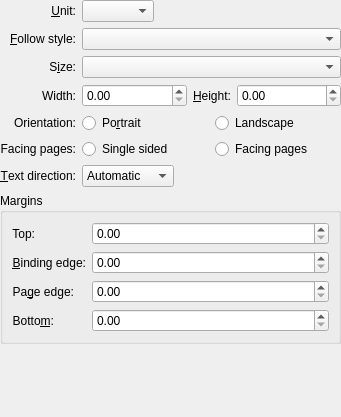
<?xml version="1.0" encoding="UTF-8"?>
<ui version="4.0">
 <class>KoPageLayoutWidget</class>
 <widget class="QWidget" name="KoPageLayoutWidget">
  <property name="geometry">
   <rect>
    <x>0</x>
    <y>0</y>
    <width>341</width>
    <height>417</height>
   </rect>
  </property>
  <layout class="QVBoxLayout">
   <property name="leftMargin">
    <number>0</number>
   </property>
   <property name="topMargin">
    <number>0</number>
   </property>
   <property name="rightMargin">
    <number>0</number>
   </property>
   <property name="bottomMargin">
    <number>0</number>
   </property>
   <item>
    <layout class="QGridLayout" name="gridLayout" columnstretch="0,1,1">
     <property name="leftMargin">
      <number>0</number>
     </property>
     <property name="topMargin">
      <number>0</number>
     </property>
     <property name="rightMargin">
      <number>0</number>
     </property>
     <property name="bottomMargin">
      <number>0</number>
     </property>
     <item row="0" column="0">
      <widget class="QLabel" name="unitsLabel">
       <property name="text">
        <string>&amp;Unit:</string>
       </property>
       <property name="alignment">
        <set>Qt::AlignRight|Qt::AlignTrailing|Qt::AlignVCenter</set>
       </property>
       <property name="buddy">
        <cstring>units</cstring>
       </property>
      </widget>
     </item>
     <item row="0" column="1" colspan="2">
      <widget class="QComboBox" name="units">
       <property name="sizePolicy">
        <sizepolicy hsizetype="Fixed" vsizetype="Fixed">
         <horstretch>0</horstretch>
         <verstretch>0</verstretch>
        </sizepolicy>
       </property>
      </widget>
     </item>
     <item row="1" column="0">
      <widget class="QLabel" name="stylesLabel">
       <property name="text">
        <string>&amp;Follow style:</string>
       </property>
       <property name="alignment">
        <set>Qt::AlignRight|Qt::AlignTrailing|Qt::AlignVCenter</set>
       </property>
       <property name="buddy">
        <cstring>pageStyle</cstring>
       </property>
      </widget>
     </item>
     <item row="1" column="1" colspan="2">
      <widget class="QComboBox" name="pageStyle"/>
     </item>
     <item row="2" column="0">
      <widget class="QLabel" name="label_2">
       <property name="text">
        <string>S&amp;ize:</string>
       </property>
       <property name="alignment">
        <set>Qt::AlignRight|Qt::AlignTrailing|Qt::AlignVCenter</set>
       </property>
       <property name="buddy">
        <cstring>sizes</cstring>
       </property>
      </widget>
     </item>
     <item row="2" column="1" colspan="2">
      <widget class="QComboBox" name="sizes"/>
     </item>
     <item row="3" column="0">
      <widget class="QLabel" name="label_3">
       <property name="text">
        <string>Width:</string>
       </property>
       <property name="alignment">
        <set>Qt::AlignRight|Qt::AlignTrailing|Qt::AlignVCenter</set>
       </property>
       <property name="buddy">
        <cstring>width</cstring>
       </property>
      </widget>
     </item>
     <item row="3" column="1" colspan="2">
      <layout class="QHBoxLayout">
       <property name="leftMargin">
        <number>0</number>
       </property>
       <property name="topMargin">
        <number>0</number>
       </property>
       <property name="rightMargin">
        <number>0</number>
       </property>
       <property name="bottomMargin">
        <number>0</number>
       </property>
       <item>
        <widget class="KisDoubleParseUnitSpinBox" name="width"/>
       </item>
       <item>
        <widget class="QLabel" name="label">
         <property name="sizePolicy">
          <sizepolicy hsizetype="Fixed" vsizetype="Preferred">
           <horstretch>0</horstretch>
           <verstretch>0</verstretch>
          </sizepolicy>
         </property>
         <property name="text">
          <string>&amp;Height:</string>
         </property>
         <property name="buddy">
          <cstring>height</cstring>
         </property>
        </widget>
       </item>
       <item>
        <widget class="KisDoubleParseUnitSpinBox" name="height"/>
       </item>
      </layout>
     </item>
     <item row="4" column="0">
      <widget class="QLabel" name="label">
       <property name="text">
        <string>Orientation:</string>
       </property>
       <property name="alignment">
        <set>Qt::AlignRight|Qt::AlignTrailing|Qt::AlignVCenter</set>
       </property>
      </widget>
     </item>
     <item row="4" column="1">
      <widget class="QRadioButton" name="portrait">
       <property name="text">
        <string>Po&amp;rtrait</string>
       </property>
      </widget>
     </item>
     <item row="4" column="2">
      <widget class="QRadioButton" name="landscape">
       <property name="text">
        <string>Landscape</string>
       </property>
      </widget>
     </item>
     <item row="5" column="0">
      <widget class="QLabel" name="facingPageLabel">
       <property name="text">
        <string>Facing pages:</string>
       </property>
       <property name="alignment">
        <set>Qt::AlignRight|Qt::AlignTrailing|Qt::AlignVCenter</set>
       </property>
      </widget>
     </item>
     <item row="5" column="1">
      <widget class="QRadioButton" name="singleSided">
       <property name="text">
        <string>Single sided</string>
       </property>
      </widget>
     </item>
     <item row="5" column="2">
      <widget class="QRadioButton" name="facingPages">
       <property name="text">
        <string>Facing pages</string>
       </property>
      </widget>
     </item>
     <item row="6" column="0">
      <widget class="QLabel" name="directionLabel">
       <property name="text">
        <string>&amp;Text direction:</string>
       </property>
       <property name="alignment">
        <set>Qt::AlignRight|Qt::AlignTrailing|Qt::AlignVCenter</set>
       </property>
       <property name="buddy">
        <cstring>textDirection</cstring>
       </property>
      </widget>
     </item>
     <item row="6" column="1" colspan="2">
      <widget class="QComboBox" name="textDirection">
       <property name="sizePolicy">
        <sizepolicy hsizetype="Fixed" vsizetype="Fixed">
         <horstretch>0</horstretch>
         <verstretch>0</verstretch>
        </sizepolicy>
       </property>
       <item>
        <property name="text">
         <string>Automatic</string>
        </property>
       </item>
       <item>
        <property name="text">
         <string>Left to right</string>
        </property>
       </item>
       <item>
        <property name="text">
         <string>Right to left</string>
        </property>
       </item>
      </widget>
     </item>
    </layout>
   </item>
   <item>
    <widget class="QGroupBox" name="margins">
     <property name="title">
      <string>Margins</string>
     </property>
     <layout class="QFormLayout">
      <item row="0" column="0">
       <widget class="QLabel" name="label">
        <property name="text">
         <string>Top:</string>
        </property>
        <property name="alignment">
         <set>Qt::AlignRight|Qt::AlignTrailing|Qt::AlignVCenter</set>
        </property>
        <property name="buddy">
         <cstring>topMargin</cstring>
        </property>
       </widget>
      </item>
      <item row="0" column="1">
       <widget class="KisDoubleParseUnitSpinBox" name="topMargin">
        <property name="maximum">
         <double>999.990000000000009</double>
        </property>
       </widget>
      </item>
      <item row="1" column="0">
       <widget class="QLabel" name="leftLabel">
        <property name="text">
         <string>&amp;Binding edge:</string>
        </property>
        <property name="alignment">
         <set>Qt::AlignRight|Qt::AlignTrailing|Qt::AlignVCenter</set>
        </property>
        <property name="buddy">
         <cstring>bindingEdgeMargin</cstring>
        </property>
       </widget>
      </item>
      <item row="1" column="1">
       <widget class="KisDoubleParseUnitSpinBox" name="bindingEdgeMargin">
        <property name="maximum">
         <double>999.990000000000009</double>
        </property>
       </widget>
      </item>
      <item row="2" column="0">
       <widget class="QLabel" name="rightLabel">
        <property name="text">
         <string>Pa&amp;ge edge:</string>
        </property>
        <property name="alignment">
         <set>Qt::AlignRight|Qt::AlignTrailing|Qt::AlignVCenter</set>
        </property>
        <property name="buddy">
         <cstring>pageEdgeMargin</cstring>
        </property>
       </widget>
      </item>
      <item row="2" column="1">
       <widget class="KisDoubleParseUnitSpinBox" name="pageEdgeMargin">
        <property name="maximum">
         <double>999.990000000000009</double>
        </property>
       </widget>
      </item>
      <item row="3" column="0">
       <widget class="QLabel" name="label_12">
        <property name="text">
         <string>Botto&amp;m:</string>
        </property>
        <property name="alignment">
         <set>Qt::AlignRight|Qt::AlignTrailing|Qt::AlignVCenter</set>
        </property>
        <property name="buddy">
         <cstring>bottomMargin</cstring>
        </property>
       </widget>
      </item>
      <item row="3" column="1">
       <widget class="KisDoubleParseUnitSpinBox" name="bottomMargin">
        <property name="maximum">
         <double>999.990000000000009</double>
        </property>
       </widget>
      </item>
     </layout>
    </widget>
   </item>
   <item>
    <spacer>
     <property name="orientation">
      <enum>Qt::Vertical</enum>
     </property>
     <property name="sizeType">
      <enum>QSizePolicy::MinimumExpanding</enum>
     </property>
     <property name="sizeHint" stdset="0">
      <size>
       <width>0</width>
       <height>0</height>
      </size>
     </property>
    </spacer>
   </item>
  </layout>
 </widget>
 <customwidgets>
  <customwidget>
   <class>KisDoubleParseUnitSpinBox</class>
   <extends>QDoubleSpinBox</extends>
   <header>kis_double_parse_unit_spin_box.h</header>
  </customwidget>
 </customwidgets>
 <tabstops>
  <tabstop>units</tabstop>
  <tabstop>sizes</tabstop>
  <tabstop>width</tabstop>
  <tabstop>height</tabstop>
  <tabstop>portrait</tabstop>
  <tabstop>landscape</tabstop>
  <tabstop>singleSided</tabstop>
  <tabstop>facingPages</tabstop>
  <tabstop>textDirection</tabstop>
  <tabstop>topMargin</tabstop>
  <tabstop>bindingEdgeMargin</tabstop>
  <tabstop>pageEdgeMargin</tabstop>
  <tabstop>bottomMargin</tabstop>
 </tabstops>
 <resources/>
 <connections/>
</ui>
